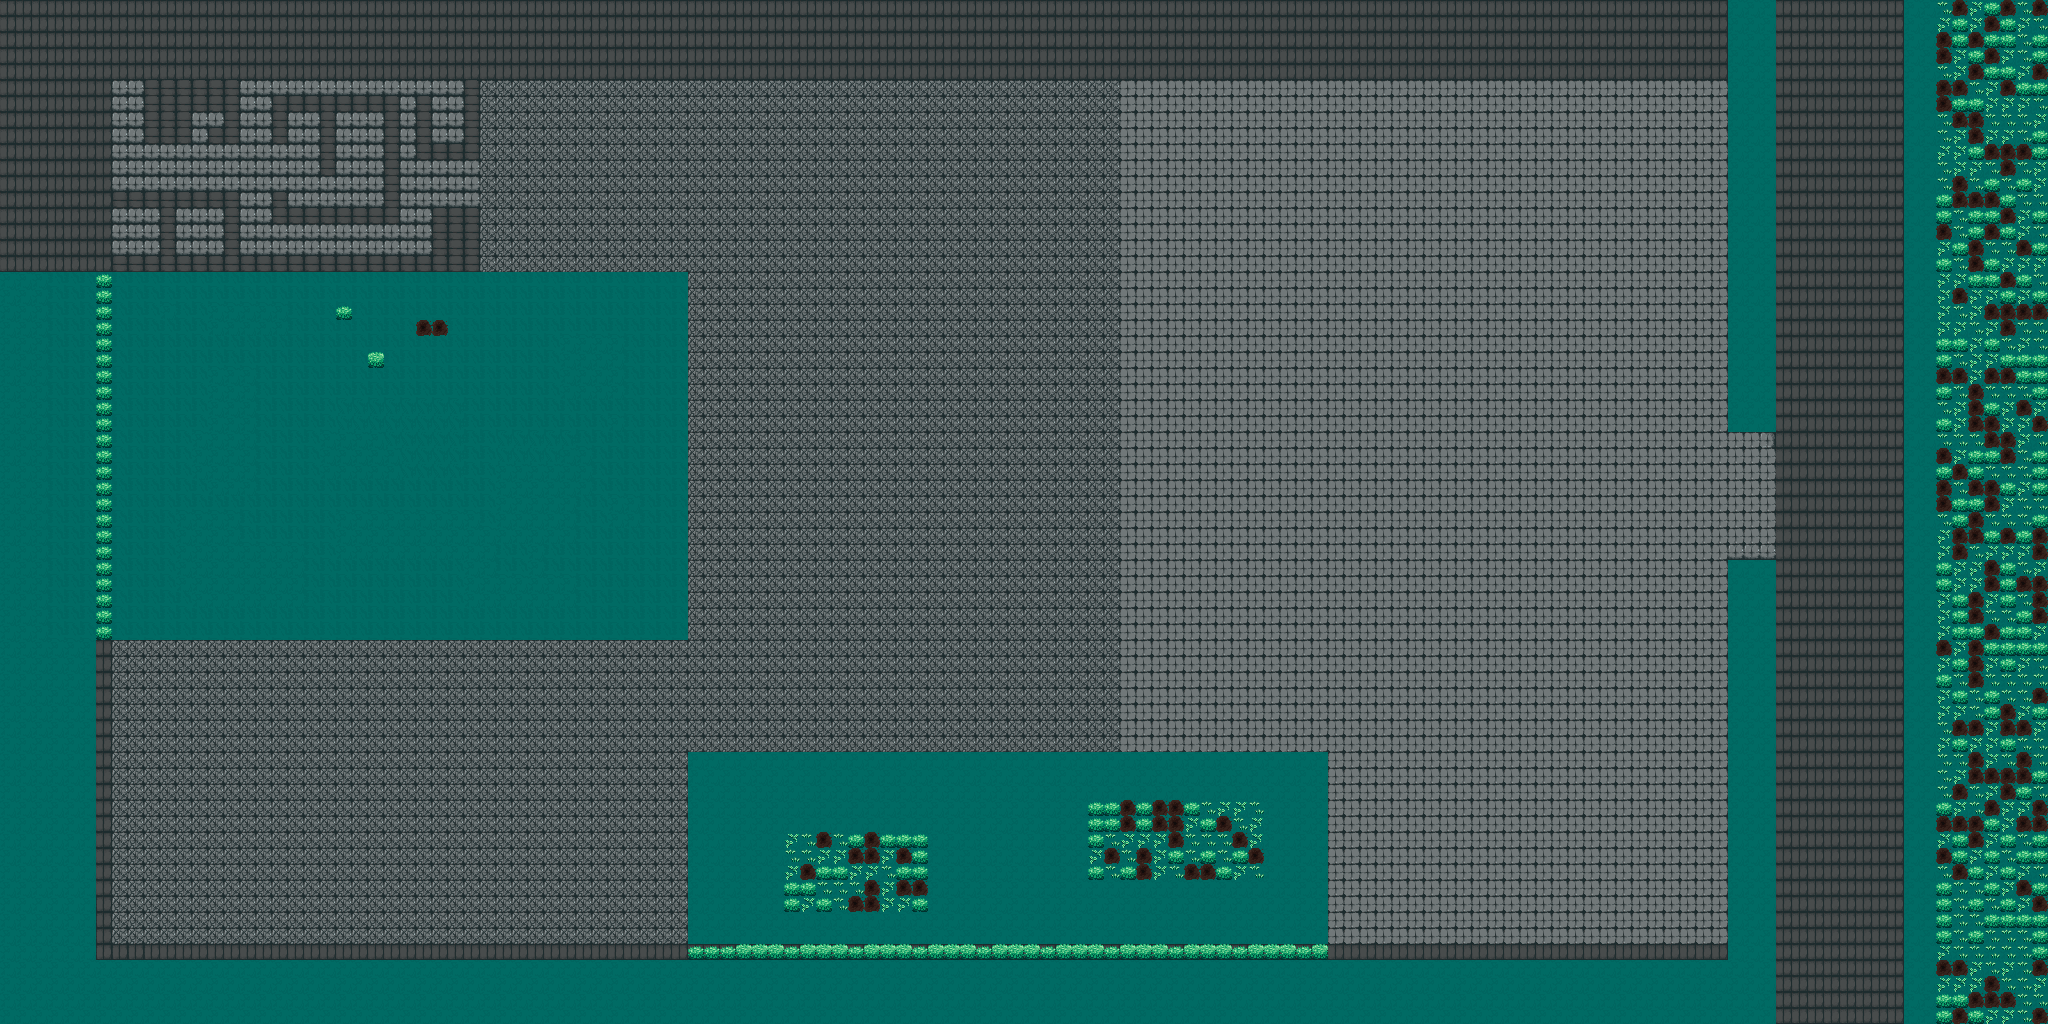

A 2D game scene composited from a Tiled map and its tileset images. What follows is a short description and the map's XML, with each tile layer's data collapsed to a summary:
An orthogonal 128x64 tile map with 16x16 px tiles, 2 tile layers (background, foreground), 3 tilesets and 31 objects (21x 'wall', 3x line, 2x hiding_spot, 'spawnpoint', 'win_zone', ...).

<map version="1.5" tiledversion="1.5.0" orientation="orthogonal" renderorder="right-down" width="128" height="64" tilewidth="16" tileheight="16" infinite="0" nextlayerid="4" nextobjectid="127">
 <tileset firstgid="1" source="prison_inside.tsx" />
 <tileset firstgid="18" source="gras.tsx" />
 <tileset firstgid="29" source="prison.tsx" />
 <layer id="1" name="background" width="128" height="64">
  <data>[8192 cells, 8192 non-empty, 9 distinct tile ids]</data>
 </layer>
 <layer id="3" name="foreground" width="128" height="64">
  <data>[8192 cells, 722 non-empty, 6 distinct tile ids]</data>
 </layer>
 <objectgroup id="2" name="trigger">
  <object id="53" name="'wall'" x="96" y="64" width="16" height="896" />
  <object id="54" name="'wall'" x="112" y="64" width="1840" height="16" />
  <object id="55" name="'wall'" x="112" y="944" width="1840" height="16" />
  <object id="56" name="'wall'" x="1936" y="80" width="16" height="864" />
  <object id="62" name="'spawnpoint'" x="134.667" y="105.833">
   <point />
  </object>
  <object id="63" name="'win_zone'" x="1776" y="432" width="128" height="128" />
  <object id="64" x="1914" y="1168" />
  <object id="98" name="hiding_spot" x="336" y="304" width="16" height="16" />
  <object id="101" name="waypoint" type="line" x="160" y="384">
   <polyline points="0,0 0,32 192,32" />
  </object>
  <object id="102" name="waypoint" type="line" x="160" y="335">
   <properties>
    <property name="'speed'" type="float" value="5" />
   </properties>
   <polyline points="0,0 0,32 192,32" />
  </object>
  <object id="104" name="hiding_spot" x="368" y="352" width="16" height="16" />
  <object id="105" name="chest" x="416" y="320" width="32" height="16" />
  <object id="107" name="'wall'" x="144" y="80" width="48" height="64" />
  <object id="109" name="'wall'" x="192" y="80" width="48" height="32" />
  <object id="110" name="'wall'" x="224" y="112" width="16" height="32" />
  <object id="111" name="'wall'" x="208" y="128" width="16" height="16" />
  <object id="112" name="'wall'" x="112" y="192" width="128" height="16" />
  <object id="113" name="'wall'" x="112" y="256" width="368" height="16" />
  <object id="114" name="'wall'" x="432" y="208" width="48" height="48" />
  <object id="115" name="'wall'" x="224" y="208" width="16" height="48" />
  <object id="116" name="'wall'" x="272" y="192" width="16" height="32" />
  <object id="117" name="'wall'" x="288" y="208" width="112" height="16" />
  <object id="118" name="'wall'" x="384" y="96" width="16" height="112" />
  <object id="119" name="'wall'" x="272" y="96" width="112" height="16" />
  <object id="120" name="'wall'" x="272" y="112" width="16" height="32" />
  <object id="121" name="'wall'" x="320" y="112" width="16" height="64" />
  <object id="122" name="'wall'" x="416" y="96" width="16" height="64" />
  <object id="123" name="'wall'" x="432" y="144" width="48" height="16" />
  <object id="124" name="'wall'" x="464" y="80" width="16" height="64" />
  <object id="125" name="waypoint" type="circle" x="304" y="128">
   <polyline points="0,-16 0,32 -176,32 -176,48 0,48" />
  </object>
  <object id="126" name="waypoint" type="line" x="256" y="240">
   <polyline points="0,0 32,0 160,0 160,-64 208,-64" />
  </object>
 </objectgroup>
</map>
